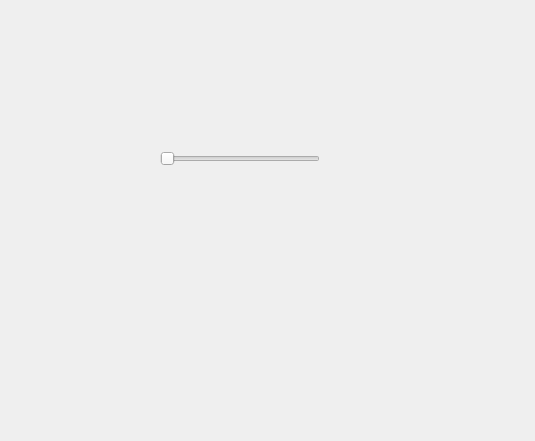
<?xml version="1.0" encoding="UTF-8"?>
<ui version="4.0">
 <class>Setting</class>
 <widget class="QDialog" name="Setting">
  <property name="geometry">
   <rect>
    <x>0</x>
    <y>0</y>
    <width>535</width>
    <height>441</height>
   </rect>
  </property>
  <property name="windowTitle">
   <string>Dialog</string>
  </property>
  <widget class="QSlider" name="musicslider">
   <property name="geometry">
    <rect>
     <x>160</x>
     <y>150</y>
     <width>160</width>
     <height>18</height>
    </rect>
   </property>
   <property name="orientation">
    <enum>Qt::Horizontal</enum>
   </property>
  </widget>
 </widget>
 <resources/>
 <connections/>
</ui>
